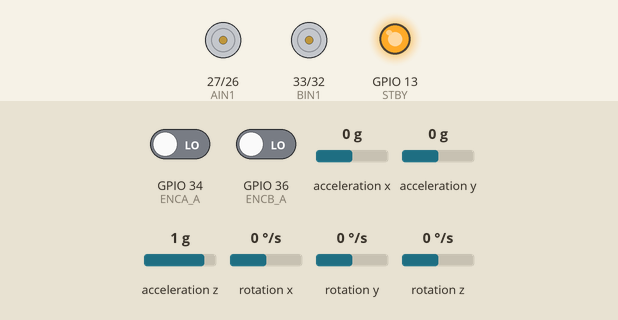
The program below on a simulated ESP32. Parts: motor-driver pin pairs drawn as motors (green arrow = first pin HIGH = forward, orange = second pin HIGH = backward, longer = more drive, scaled by the enable pin, stopped while the standby pin is LOW), output pins drawn as LEDs (lit = HIGH). Wiring (inferred from the names in the program): MPU-6050 motion sensor at I2C address 0x68. The test bench sets the inputs (shaded band); at power-on: acceleration x 0 g, rotation y 0 °/s, acceleration y 0 g, acceleration z 1 g, GPIO 34 (ENCA_A) LOW, GPIO 36 (ENCB_A) LOW, rotation x 0 °/s, rotation z 0 °/s. What the program prints to the serial monitor is not drawn.

Above: at 1.2 s.
1.3 s: acceleration x set to -1.4 g
At 1.47 s:
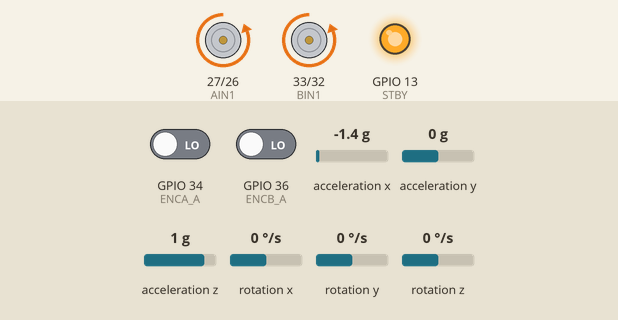
3.0 s: rotation y set to -172 °/s
5.7 s: rotation y set to -176 °/s
At 7.51 s:
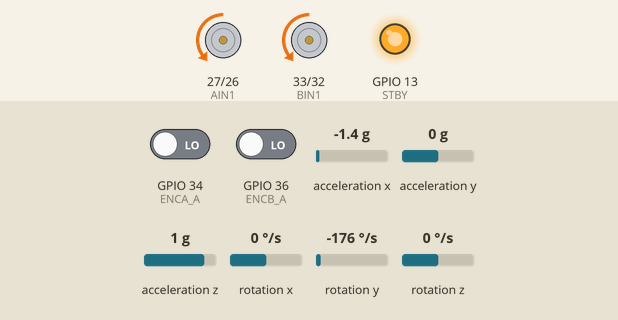
8.7 s: acceleration y set to -1.4 g
At 10.73 s:
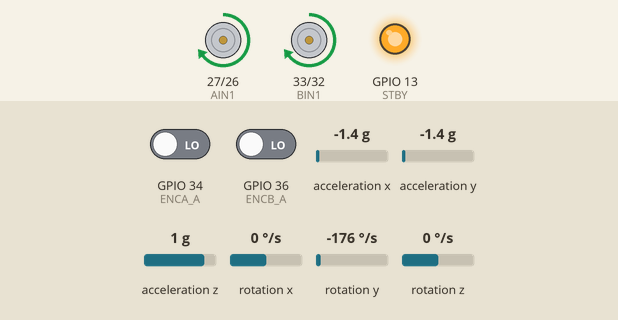
11.7 s: acceleration z set to 0 g
At 13.23 s:
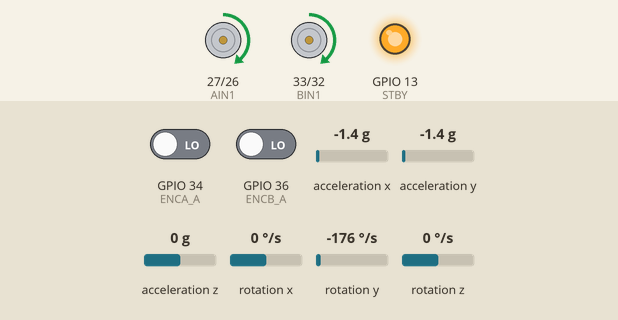
14.7 s: acceleration y set to -0.8 g
Timing chart, 0 to 18.7 s (numbered marks = the images above; inputs shaded):
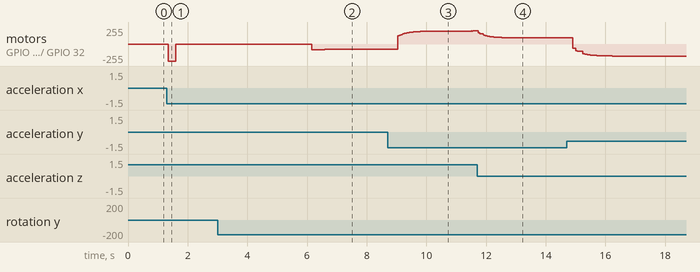

Measured:
- the behaviour switches between -175 and -176 °/s on rotation y (found by bisection; images 1 and 2)
- after the input at 1.3 s, motor on GPIO 27 (AIN1) / GPIO 26 (AIN2), motor on GPIO 33 (BIN1) / GPIO 32 (BIN2): stopped → backward 255/255 after 0.05 s, → stopped 0.24 s later
- after the input at 3.0 s, every drawn part: stays the same

The program:

main.cpp
```cpp
/*
  =====================================================================
  SELF-BALANCING ROBOT — ESP32 + MPU6050 + TB6612FNG + 2x GA25-370 (encoders)
  =====================================================================

  Control architecture:
    - Inner loop (fast, ~every 5 ms): complementary filter fuses MPU6050
      accel + gyro into a pitch angle estimate. An angle PID converts
      angle error into a motor PWM command that drives the robot to
      stay upright.
    - Outer loop (slower, every ~50 ms): reads wheel encoder ticks,
      estimates robot speed, and runs a velocity PID whose output is a
      small *target angle offset*. This is what keeps the robot from
      slowly drifting off and lets it hold position / creep to stop
      instead of running away.

  This is the same "cascaded PID" architecture used by most hobby
  self-balancing robots (angle loop nested inside a velocity loop).

  ---------------------------------------------------------------------
  WIRING (see README.md for the full table)
  ---------------------------------------------------------------------
  MPU6050:      SDA -> GPIO21   SCL -> GPIO22   VCC -> 3V3   GND -> GND
  TB6612FNG:    PWMA -> GPIO25  AIN1 -> GPIO27  AIN2 -> GPIO26 (Left motor)
                PWMB -> GPIO14  BIN1 -> GPIO33  BIN2 -> GPIO32 (Right motor)
                STBY -> GPIO13
  Left encoder:  A -> GPIO34    B -> GPIO35
  Right encoder: A -> GPIO36    B -> GPIO39

  NOTE: GPIO34-39 are input-only on ESP32 and have NO internal pull
  resistors. GA25-370 hall encoders have push-pull outputs so this is
  fine, but if you see noisy counts, add external 10k pull-ups.
  ---------------------------------------------------------------------
*/

#include <Arduino.h>
#include <Wire.h>

// ---------------------- USER-TUNABLE PARAMETERS ----------------------

// Angle (inner) PID gains — tune these FIRST, robot propped upright
float angleKp = 18.0;
float angleKi = 140.0;
float angleKd = 0.55;

// Velocity (outer) PID gains — tune AFTER angle loop is stable
float velKp = 0.9;
float velKi = 3.0;
float velKd = 0.0;

// The angle (degrees) at which the robot balances when perfectly
// still. Depends on MPU6050 mounting and center-of-mass offset.
// Calibrate by hand-balancing the robot and reading Serial Plotter,
// or use the auto zero routine below.
float balanceAngleOffset = 0.0;

// Safety cutoff: if the estimated tilt exceeds this, robot has
// fallen — motors are stopped so it doesn't spin its wheels.
const float FALL_ANGLE = 35.0;

// Complementary filter blend (closer to 1.0 = trust gyro more)
const float COMP_FILTER_ALPHA = 0.98;

// Encoder: pulses per output-shaft revolution for GA25-370.
// Common variants: 11 PPR magnet x gearbox ratio x 4 (quadrature).
// Adjust GEAR_RATIO / PPR_PER_MOTOR_REV to match your exact motor.
const float PPR_PER_MOTOR_REV = 11.0;   // hall pulses per motor-shaft rev
const float GEAR_RATIO = 90.0;          // GA25-370 common ratios: 30/90/150/210...
const float COUNTS_PER_WHEEL_REV = PPR_PER_MOTOR_REV * GEAR_RATIO * 4.0; // x4 quadrature

// ---------------------- PIN DEFINITIONS ----------------------

// MPU6050
#define SDA_PIN 21
#define SCL_PIN 22
#define MPU6050_ADDR 0x68

// TB6612FNG
#define PWMA 25
#define AIN1 27
#define AIN2 26
#define PWMB 14
#define BIN1 33
#define BIN2 32
#define STBY 13

// Encoders
#define ENCA_A 34
#define ENCA_B 35
#define ENCB_A 36
#define ENCB_B 39

// PWM (LEDC) config
const int PWM_FREQ = 20000;   // 20 kHz, above audible range
const int PWM_RES  = 8;       // 8-bit -> 0-255
const int LEDC_CHANNEL_A = 0; // left motor PWM channel
const int LEDC_CHANNEL_B = 1; // right motor PWM channel

// ---------------------- STATE VARIABLES ----------------------

float pitchAngle = 0.0;
float gyroRateY = 0.0;

volatile long encoderCountLeft = 0;
volatile long encoderCountRight = 0;

unsigned long lastInnerLoopTime = 0;
unsigned long lastOuterLoopTime = 0;

// Angle PID state
float angleIntegral = 0.0;
float lastAngleError = 0.0;

// Velocity PID state
float velIntegral = 0.0;
float lastVelError = 0.0;
float targetAngleTrim = 0.0; // output of velocity loop, added to setpoint

bool robotFallen = false;

// ---------------------- FORWARD DECLARATIONS ----------------------
// PlatformIO compiles this as a plain .cpp file, so (unlike the Arduino
// IDE's .ino auto-prototyping) function prototypes must be declared
// before they're used below.
void mpu6050Write(uint8_t reg, uint8_t val);
void mpu6050Init();
void mpu6050Read(float &accelPitch, float &gyroY);
void setMotor(uint8_t channel, int in1Pin, int in2Pin, int speed);
void stopMotors();
void innerLoop(float dt);
void outerLoop(float dt);

// ---------------------- ENCODER ISRs ----------------------
// Simple x2 quadrature decode (count on A edges, direction from B).
// Good enough for velocity estimation on a balancing robot.

void IRAM_ATTR isrEncoderLeft() {
  bool a = digitalRead(ENCA_A);
  bool b = digitalRead(ENCA_B);
  if (a == b) encoderCountLeft++;
  else encoderCountLeft--;
}

void IRAM_ATTR isrEncoderRight() {
  bool a = digitalRead(ENCB_A);
  bool b = digitalRead(ENCB_B);
  // Right motor is mounted mirrored, so direction sense is flipped
  if (a == b) encoderCountRight--;
  else encoderCountRight++;
}

// ---------------------- MPU6050 LOW-LEVEL I/O ----------------------

void mpu6050Write(uint8_t reg, uint8_t val) {
  Wire.beginTransmission(MPU6050_ADDR);
  Wire.write(reg);
  Wire.write(val);
  Wire.endTransmission();
}

void mpu6050Init() {
  mpu6050Write(0x6B, 0x00); // wake up (clear sleep bit)
  mpu6050Write(0x1A, 0x03); // DLPF ~44Hz, reduces vibration noise
  mpu6050Write(0x1B, 0x00); // gyro full scale +-250 deg/s
  mpu6050Write(0x1C, 0x00); // accel full scale +-2g
}

// Reads accel + gyro, returns pitch estimate from accel (deg) and
// gyro Y rate (deg/s) via reference parameters.
void mpu6050Read(float &accelPitch, float &gyroY) {
  Wire.beginTransmission(MPU6050_ADDR);
  Wire.write(0x3B);
  Wire.endTransmission(false);
  Wire.requestFrom((uint8_t)MPU6050_ADDR, (uint8_t)14, (bool)true);

  int16_t ax = (Wire.read() << 8) | Wire.read();
  int16_t ay = (Wire.read() << 8) | Wire.read();
  int16_t az = (Wire.read() << 8) | Wire.read();
  Wire.read(); Wire.read(); // temp, skip
  int16_t gx = (Wire.read() << 8) | Wire.read();
  int16_t gy = (Wire.read() << 8) | Wire.read();
  Wire.read(); Wire.read(); // gz, skip (not needed for pitch)

  // Convert accel to pitch angle (deg). Adjust axes/sign to match
  // how the MPU6050 is physically mounted on your chassis.
  float accelPitchRad = atan2(-ax, sqrt((float)ay * ay + (float)az * az));
  accelPitch = accelPitchRad * 180.0 / PI;

  // Gyro Y in deg/s (sensitivity 131 LSB/(deg/s) at +-250 scale)
  gyroY = gy / 131.0;
}

// ---------------------- MOTOR DRIVER ----------------------

// speed: -255..255 (negative = reverse)
void setMotor(uint8_t channel, int in1Pin, int in2Pin, int speed) {
  speed = constrain(speed, -255, 255);
  if (speed >= 0) {
    digitalWrite(in1Pin, HIGH);
    digitalWrite(in2Pin, LOW);
  } else {
    digitalWrite(in1Pin, LOW);
    digitalWrite(in2Pin, HIGH);
    speed = -speed;
  }
  ledcWrite(channel, speed);
}

void stopMotors() {
  ledcWrite(LEDC_CHANNEL_A, 0);
  ledcWrite(LEDC_CHANNEL_B, 0);
  digitalWrite(AIN1, LOW);
  digitalWrite(AIN2, LOW);
  digitalWrite(BIN1, LOW);
  digitalWrite(BIN2, LOW);
}

// ---------------------- SETUP ----------------------

void setup() {
  Serial.begin(115200);

  Wire.begin(SDA_PIN, SCL_PIN);
  Wire.setClock(400000);
  mpu6050Init();

  pinMode(AIN1, OUTPUT);
  pinMode(AIN2, OUTPUT);
  pinMode(BIN1, OUTPUT);
  pinMode(BIN2, OUTPUT);
  pinMode(STBY, OUTPUT);
  digitalWrite(STBY, HIGH); // enable driver

  ledcSetup(LEDC_CHANNEL_A, PWM_FREQ, PWM_RES);
  ledcAttachPin(PWMA, LEDC_CHANNEL_A);
  ledcSetup(LEDC_CHANNEL_B, PWM_FREQ, PWM_RES);
  ledcAttachPin(PWMB, LEDC_CHANNEL_B);

  pinMode(ENCA_A, INPUT);
  pinMode(ENCA_B, INPUT);
  pinMode(ENCB_A, INPUT);
  pinMode(ENCB_B, INPUT);
  attachInterrupt(digitalPinToInterrupt(ENCA_A), isrEncoderLeft, CHANGE);
  attachInterrupt(digitalPinToInterrupt(ENCB_A), isrEncoderRight, CHANGE);

  // Initialize pitch angle with a few accel-only readings so we don't
  // start at 0 and cause a jerk.
  float ap, gy;
  mpu6050Read(ap, gy);
  pitchAngle = ap;

  lastInnerLoopTime = micros();
  lastOuterLoopTime = millis();

  Serial.println("Self-balancing robot ready. Format: angle,targetAngle,pwmOut");
}

// ---------------------- MAIN LOOP ----------------------

void loop() {
  unsigned long now = micros();
  float dt = (now - lastInnerLoopTime) / 1000000.0;

  // Run inner loop at ~200 Hz (every 5 ms)
  if (dt >= 0.005) {
    lastInnerLoopTime = now;
    innerLoop(dt);
  }

  // Run outer (velocity) loop at ~20 Hz (every 50 ms)
  if (millis() - lastOuterLoopTime >= 50) {
    float outerDt = (millis() - lastOuterLoopTime) / 1000.0;
    lastOuterLoopTime = millis();
    outerLoop(outerDt);
  }
}

// ---------------------- INNER LOOP: angle estimate + angle PID ----------------------

void innerLoop(float dt) {
  float accelPitch, gyroY;
  mpu6050Read(accelPitch, gyroY);
  gyroRateY = gyroY;

  // Complementary filter: combine gyro (fast, drifts) with accel (slow, noisy)
  pitchAngle = COMP_FILTER_ALPHA * (pitchAngle + gyroY * dt)
             + (1.0 - COMP_FILTER_ALPHA) * accelPitch;

  // Fall detection / safety cutoff
  if (fabs(pitchAngle) > FALL_ANGLE) {
    if (!robotFallen) {
      robotFallen = true;
      stopMotors();
      angleIntegral = 0; // reset so it doesn't wind up while down
      velIntegral = 0;
      Serial.println("FALLEN — motors stopped. Stand it back up to resume.");
    }
    return;
  } else if (robotFallen && fabs(pitchAngle) < 5.0) {
    robotFallen = false; // recovered, resume balancing
  }
  if (robotFallen) return;

  // Setpoint = calibrated balance angle + trim from the velocity loop
  float setpoint = balanceAngleOffset + targetAngleTrim;
  float error = setpoint - pitchAngle;

  angleIntegral += error * dt;
  angleIntegral = constrain(angleIntegral, -300, 300); // anti-windup clamp
  float derivative = (error - lastAngleError) / dt;
  lastAngleError = error;

  float output = angleKp * error + angleKi * angleIntegral * 0.001 + angleKd * derivative;
  output = constrain(output, -255, 255);

  int pwmOut = (int)output;
  setMotor(LEDC_CHANNEL_A, AIN1, AIN2, pwmOut);
  setMotor(LEDC_CHANNEL_B, BIN1, BIN2, pwmOut);

  // Uncomment for tuning with Serial Plotter:
  // Serial.print(pitchAngle); Serial.print(",");
  // Serial.print(setpoint); Serial.print(",");
  // Serial.println(pwmOut);
}

// ---------------------- OUTER LOOP: encoder velocity PID ----------------------

void outerLoop(float dt) {
  if (robotFallen) return;

  noInterrupts();
  long left = encoderCountLeft;
  long right = encoderCountRight;
  encoderCountLeft = 0;
  encoderCountRight = 0;
  interrupts();

  // Wheel revolutions this interval -> average speed in rev/s
  float leftRevs = left / COUNTS_PER_WHEEL_REV;
  float rightRevs = right / COUNTS_PER_WHEEL_REV;
  float avgRevPerSec = ((leftRevs + rightRevs) / 2.0) / dt;

  // We want the robot to hold position, so target speed = 0.
  // (To drive it remotely, set targetSpeed from a joystick/serial command.)
  float targetSpeed = 0.0;
  float velError = targetSpeed - avgRevPerSec;

  velIntegral += velError * dt;
  velIntegral = constrain(velIntegral, -10, 10);
  float velDerivative = (velError - lastVelError) / dt;
  lastVelError = velError;

  // Output becomes a small trim added to the angle setpoint. Keep it
  // small — this loop should nudge, not dominate, the angle loop.
  targetAngleTrim = velKp * velError + velKi * velIntegral + velKd * velDerivative;
  targetAngleTrim = constrain(targetAngleTrim, -8.0, 8.0);
}
```
